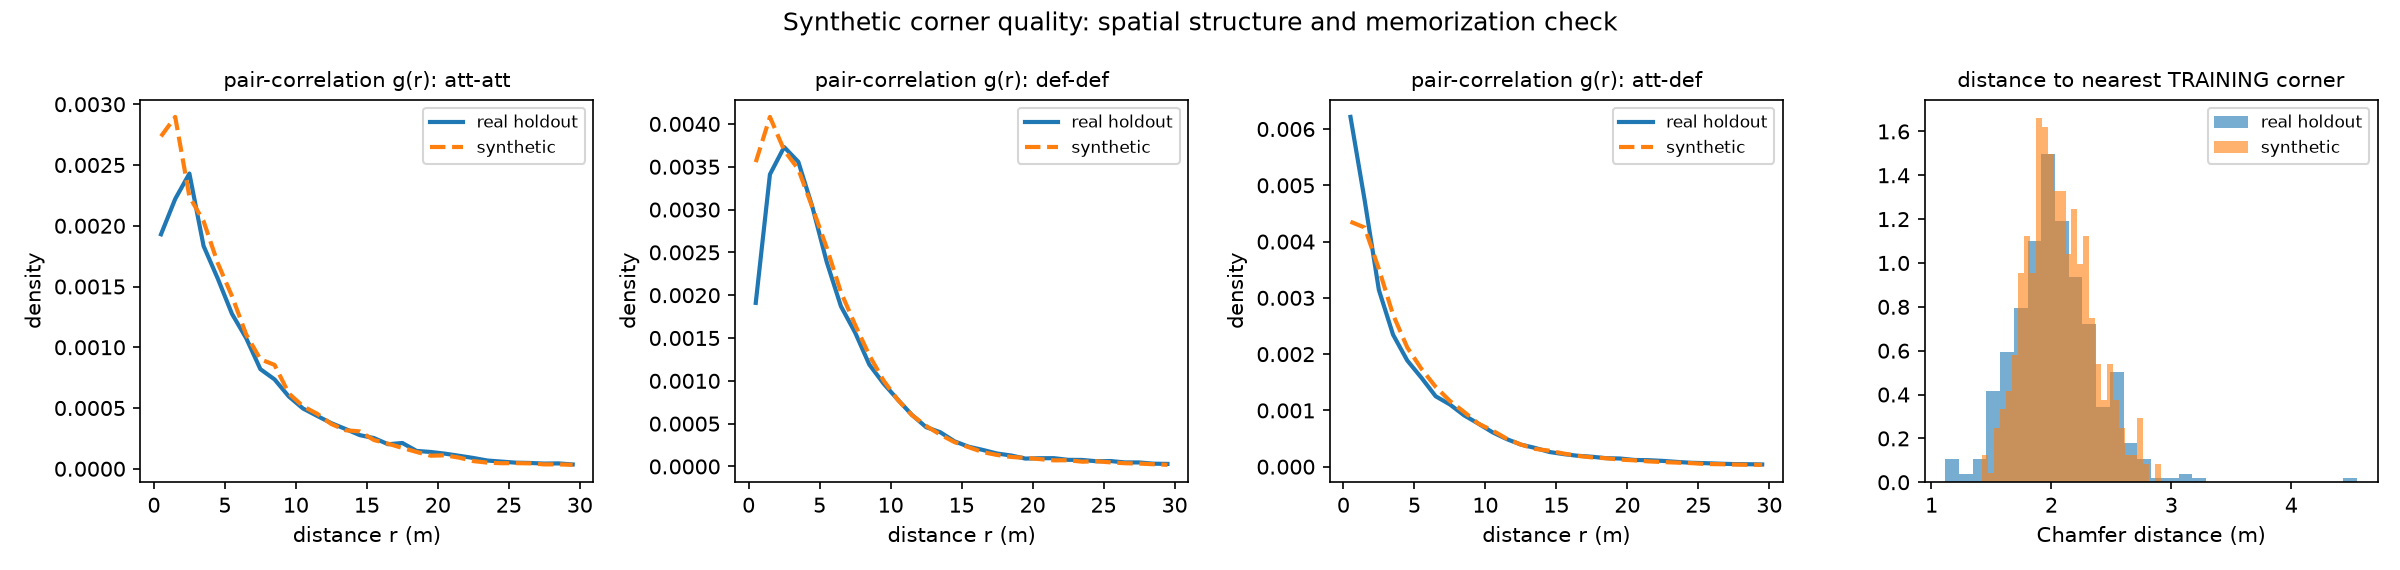

Here is the Python script that generated this plot:
"""Extended quality metrics for synthetic corner kicks.

Beyond the discriminator test, this evaluates the generator along five axes
that fail independently:

  1. Distribution match  : MMD^2 (RBF) on pairwise-distance descriptors with a
                           permutation p-value, overall and per pair type;
                           plus a 1-NN two-sample test (0.5 = indistinguishable)
  2. Fidelity vs diversity: precision / recall (Kynkaanniemi et al.) and
                           density / coverage (Naeem et al.), k = 5
  3. Memorization        : Chamfer distance from each corner to its nearest
                           TRAINING corner; synthetic vs real-holdout baseline
                           (much smaller => the model is copying)
  4. Physical plausibility: constraint violation rates, scored identically on
                           real corners so the base rate is visible
  5. Spatial structure   : pair-correlation g(r) curves per pair type (figure)

Uses the already-generated `synthetic_corners.parquet` (variant real_label,
sampled at guidance w = 1).

Outputs: quality_metrics.csv, quality_pcf.csv, quality_metrics.png
"""
import numpy as np
import pandas as pd
import matplotlib
matplotlib.use("Agg")
import matplotlib.pyplot as plt

SP = "/private/tmp/claude-501/-Users-daniel-Desktop-open-data-master/149301ad-df98-430c-b299-a436270c69f7/scratchpad"
RNG = np.random.default_rng(0)
BINS = np.linspace(0, 40, 17)          # 16 bins for distance histograms
RMAX, NR = 30.0, 30                    # pair-correlation range / resolution
K_NN = 5


# ------------------------------------------------------------------ loading
def corner_sets(dp):
    """{corner_id: (attacker xy array, defender xy array, all xy, teams)}"""
    out = {}
    for cid, g in dp.groupby("corner_id", sort=False):
        att = g[g.teammate].loc[:, ["x", "y"]].to_numpy(float)
        dfd = g[~g.teammate].loc[:, ["x", "y"]].to_numpy(float)
        out[cid] = (att, dfd, g[["x", "y"]].to_numpy(float),
                    g["teammate"].to_numpy(bool), g)
    return out


def pair_dists(A, B=None):
    if B is None:
        if len(A) < 2:
            return np.array([])
        D = np.linalg.norm(A[:, None] - A[None], axis=2)
        return D[np.triu_indices(len(A), 1)]
    if len(A) == 0 or len(B) == 0:
        return np.array([])
    return np.linalg.norm(A[:, None] - B[None], axis=2).ravel()


def descriptor(att, dfd):
    """Permutation-invariant descriptor: normalized histograms of att-att,
    def-def and att-def pairwise distances (48 dims)."""
    parts = []
    for d in (pair_dists(att), pair_dists(dfd), pair_dists(att, dfd)):
        h, _ = np.histogram(d, bins=BINS)
        s = h.sum()
        parts.append(h / s if s else np.zeros(len(BINS) - 1))
    return np.concatenate(parts)


def build(dp):
    sets = corner_sets(dp)
    ids = list(sets)
    Dsc = np.stack([descriptor(sets[c][0], sets[c][1]) for c in ids])
    return ids, Dsc, sets


# ------------------------------------------------------------------ metrics
def mmd2_and_p(Xa, Xb, n_perm=1000, seed=0):
    """Unbiased MMD^2 with RBF kernel (median heuristic) + permutation p."""
    Z = np.vstack([Xa, Xb])
    d2 = ((Z[:, None] - Z[None]) ** 2).sum(-1)
    med = np.median(d2[d2 > 0])
    gamma = 1.0 / med if med > 0 else 1.0
    Kz = np.exp(-gamma * d2)
    na = len(Xa)

    def stat(idx):
        ia, ib = idx[:na], idx[na:]
        Kaa = Kz[np.ix_(ia, ia)]
        Kbb = Kz[np.ix_(ib, ib)]
        Kab = Kz[np.ix_(ia, ib)]
        n, m = len(ia), len(ib)
        return ((Kaa.sum() - np.trace(Kaa)) / (n * (n - 1))
                + (Kbb.sum() - np.trace(Kbb)) / (m * (m - 1))
                - 2 * Kab.mean())

    base = np.arange(len(Z))
    obs = stat(base)
    rng = np.random.default_rng(seed)
    null = np.array([stat(rng.permutation(base)) for _ in range(n_perm)])
    return obs, float((null >= obs).mean() + 1 / (n_perm + 1))


def knn_radii(X, k):
    D = np.linalg.norm(X[:, None] - X[None], axis=2)
    np.fill_diagonal(D, np.inf)
    return np.sort(D, axis=1)[:, k - 1]


def prdc(Xr, Xf, k=K_NN):
    """Precision, recall, density, coverage (standardized space)."""
    mu, sd = Xr.mean(0), Xr.std(0) + 1e-9
    Xr, Xf = (Xr - mu) / sd, (Xf - mu) / sd
    rr, rf = knn_radii(Xr, k), knn_radii(Xf, k)
    Drf = np.linalg.norm(Xr[:, None] - Xf[None], axis=2)   # real x fake
    precision = float((Drf <= rr[:, None]).any(0).mean())
    recall = float((Drf <= rf[None, :]).any(1).mean())
    density = float((Drf <= rr[:, None]).sum(0).mean() / k)
    coverage = float((Drf.min(1) <= rr).mean())
    return dict(precision=precision, recall=recall,
                density=density, coverage=coverage)


def one_nn_accuracy(Xa, Xb):
    """Leave-one-out 1-NN two-sample test; 0.5 = indistinguishable."""
    mu, sd = Xa.mean(0), Xa.std(0) + 1e-9
    Z = np.vstack([(Xa - mu) / sd, (Xb - mu) / sd])
    lab = np.concatenate([np.ones(len(Xa)), np.zeros(len(Xb))])
    D = np.linalg.norm(Z[:, None] - Z[None], axis=2)
    np.fill_diagonal(D, np.inf)
    return float((lab[D.argmin(1)] == lab).mean())


def chamfer(a, b):
    if len(a) == 0 or len(b) == 0:
        return np.inf
    D = np.linalg.norm(a[:, None] - b[None], axis=2)
    return 0.5 * (D.min(1).mean() + D.min(0).mean())


def nearest_train_distance(sets_q, ids_q, sets_tr, ids_tr):
    """Team-aware Chamfer distance to the closest training corner."""
    tr = [(sets_tr[c][0], sets_tr[c][1]) for c in ids_tr]
    out = []
    for c in ids_q:
        a, d = sets_q[c][0], sets_q[c][1]
        best = min(chamfer(a, ta) + chamfer(d, td) for ta, td in tr)
        out.append(best / 2)
    return np.array(out)


def violations(sets, ids):
    """Physical / rule plausibility checks (rates per corner)."""
    rows = []
    for c in ids:
        att, dfd, allxy, team, g = sets[c]
        gk = g[g.keeper]
        sp = np.hypot(g.vx.to_numpy(float), g.vy.to_numpy(float))
        D = np.linalg.norm(allxy[:, None] - allxy[None], axis=2)
        np.fill_diagonal(D, np.inf)
        rows.append(dict(
            out_of_bounds=float(((allxy[:, 0] < 0) | (allxy[:, 0] > 120) |
                                 (allxy[:, 1] < 0) | (allxy[:, 1] > 80)).any()),
            behind_goal=float((allxy[:, 0] > 120).any()),
            gk_far_from_goal=float(
                (np.linalg.norm(gk[["x", "y"]].to_numpy(float)
                                - np.array([120.0, 40.0]), axis=1) > 12).any()
                if len(gk) else 0.0),
            overlap_lt_0p5m=float((D < 0.5).any()),
            speed_gt_9m_s=float((sp > 9.0).any()),
            outside_final_third=float((allxy[:, 0] < 80).mean()),
        ))
    return pd.DataFrame(rows).mean()


def pcf(sets, ids, kind):
    """Pair-correlation-style radial density g(r), averaged over corners."""
    edges = np.linspace(0, RMAX, NR + 1)
    area = np.pi * (edges[1:] ** 2 - edges[:-1] ** 2)
    acc = np.zeros(NR)
    n = 0
    for c in ids:
        att, dfd, _, _, _ = sets[c]
        d = (pair_dists(att) if kind == "att-att" else
             pair_dists(dfd) if kind == "def-def" else pair_dists(att, dfd))
        if len(d) == 0:
            continue
        h, _ = np.histogram(d, bins=edges)
        acc += h / (area * len(d))
        n += 1
    return edges[:-1] + np.diff(edges) / 2, acc / max(n, 1)


# ------------------------------------------------------------------ main
def main():
    dp_all = pd.read_parquet(f"{SP}/corner_players.parquet")
    dc = pd.read_parquet(f"{SP}/corners.parquet")
    ok = dc[(dc.n_att_visible >= 5) & (dc.n_def_visible >= 5)].corner_id
    dp_all = dp_all[dp_all.corner_id.isin(ok)]
    split = pd.read_csv(f"{SP}/diffusion_split.csv")
    hold_ids = set(split[split.split == "holdout"].corner_id)
    train_ids = set(split[split.split == "train"].corner_id)

    syn = pd.read_parquet(f"{SP}/synthetic_corners.parquet")
    syn = syn[syn.variant == "real_label"].copy()

    ids_r, Xr, sets_r = build(dp_all[dp_all.corner_id.isin(hold_ids)])
    ids_t, Xt, sets_t = build(dp_all[dp_all.corner_id.isin(train_ids)])
    ids_s, Xs, sets_s = build(syn)
    print(f"real holdout {len(ids_r)} | train {len(ids_t)} | "
          f"synthetic {len(ids_s)}", flush=True)

    res = {}

    # 1. distribution match -------------------------------------------------
    mmd, p = mmd2_and_p(Xr, Xs)
    res["mmd2_all"], res["mmd2_all_p"] = mmd, p
    for j, name in enumerate(["att-att", "def-def", "att-def"]):
        sl = slice(j * (len(BINS) - 1), (j + 1) * (len(BINS) - 1))
        m, pp = mmd2_and_p(Xr[:, sl], Xs[:, sl])
        res[f"mmd2_{name}"], res[f"mmd2_{name}_p"] = m, pp
    # real-vs-real control: split the holdout in half
    half = RNG.permutation(len(Xr))
    m0, p0 = mmd2_and_p(Xr[half[:len(Xr) // 2]], Xr[half[len(Xr) // 2:]])
    res["mmd2_real_vs_real"], res["mmd2_real_vs_real_p"] = m0, p0
    res["nn1_real_vs_syn"] = one_nn_accuracy(Xr, Xs)
    res["nn1_real_vs_real"] = one_nn_accuracy(Xr[half[:len(Xr) // 2]],
                                              Xr[half[len(Xr) // 2:]])

    # 2. fidelity vs diversity ---------------------------------------------
    res.update({f"{k}": v for k, v in prdc(Xr, Xs).items()})
    ctrl = prdc(Xr[half[:len(Xr) // 2]], Xr[half[len(Xr) // 2:]])
    res.update({f"ctrl_{k}": v for k, v in ctrl.items()})

    # 3. memorization -------------------------------------------------------
    print("computing nearest-training distances...", flush=True)
    d_syn = nearest_train_distance(sets_s, ids_s, sets_t, ids_t)
    d_real = nearest_train_distance(sets_r, ids_r, sets_t, ids_t)
    res["nn_train_dist_syn_median"] = float(np.median(d_syn))
    res["nn_train_dist_real_median"] = float(np.median(d_real))
    res["nn_train_dist_ratio"] = float(np.median(d_syn) / np.median(d_real))

    # 4. plausibility -------------------------------------------------------
    v_r, v_s = violations(sets_r, ids_r), violations(sets_s, ids_s)
    for k in v_r.index:
        res[f"viol_{k}_real"] = float(v_r[k])
        res[f"viol_{k}_syn"] = float(v_s[k])

    out = pd.Series(res).round(4)
    out.to_csv(f"{SP}/quality_metrics.csv")
    print("\n=== quality metrics ===")
    print(out.to_string(), flush=True)

    # 5. spatial structure figure ------------------------------------------
    fig, axes = plt.subplots(1, 4, figsize=(16, 3.8))
    pcf_rows = []
    for ax, kind in zip(axes[:3], ["att-att", "def-def", "att-def"]):
        r, gr = pcf(sets_r, ids_r, kind)
        _, gs = pcf(sets_s, ids_s, kind)
        ax.plot(r, gr, label="real holdout", lw=2)
        ax.plot(r, gs, label="synthetic", lw=2, ls="--")
        ax.set_title(f"pair-correlation g(r): {kind}", fontsize=10)
        ax.set_xlabel("distance r (m)")
        ax.set_ylabel("density")
        ax.legend(fontsize=8)
        pcf_rows.append(pd.DataFrame({"r": r, "kind": kind,
                                      "real": gr, "synthetic": gs}))
    axes[3].hist(d_real, bins=30, alpha=0.6, label="real holdout", density=True)
    axes[3].hist(d_syn, bins=30, alpha=0.6, label="synthetic", density=True)
    axes[3].set_title("distance to nearest TRAINING corner", fontsize=10)
    axes[3].set_xlabel("Chamfer distance (m)")
    axes[3].legend(fontsize=8)
    fig.suptitle("Synthetic corner quality: spatial structure and memorization"
                 " check")
    fig.tight_layout()
    fig.savefig(f"{SP}/quality_metrics.png", dpi=150)
    pd.concat(pcf_rows).to_csv(f"{SP}/quality_pcf.csv", index=False)
    print("saved quality_metrics.png / quality_pcf.csv", flush=True)


if __name__ == "__main__":
    main()
